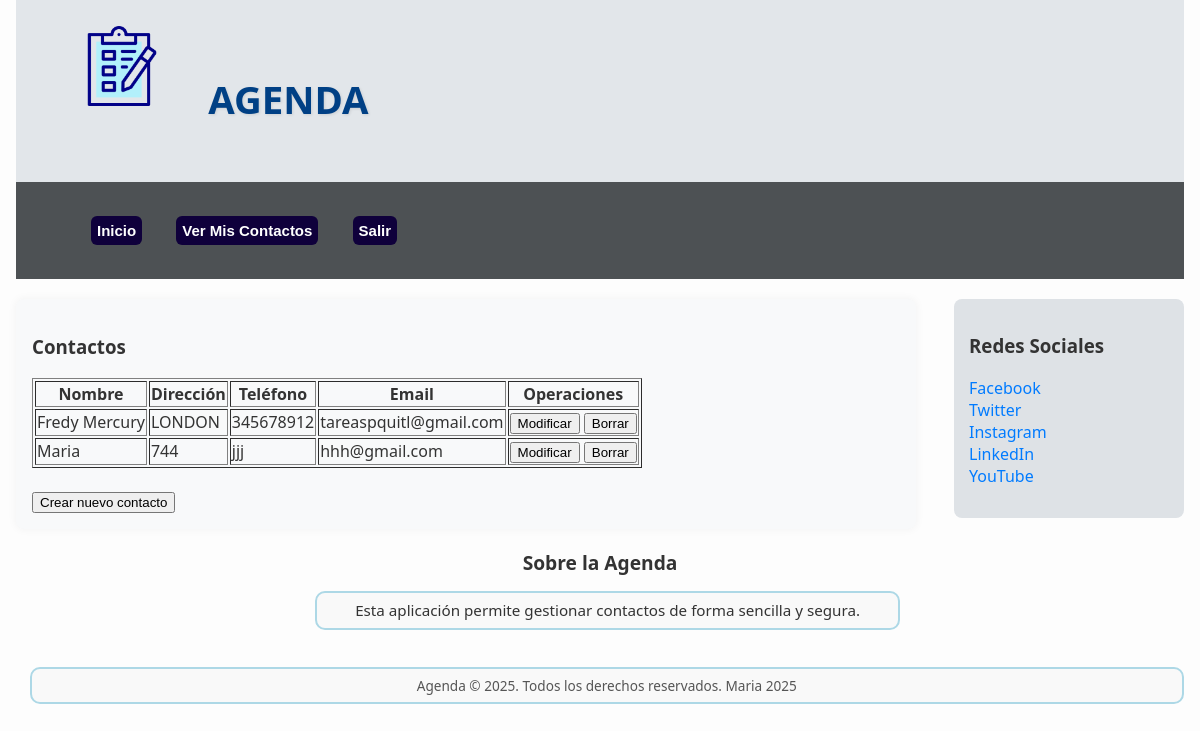
/tabcontactos.php (signed in), run on the app's committed database.
### tables this page shows
CREATE TABLE `contactos` (
  `id` int(11) NOT NULL,
  `nombre` varchar(40) NOT NULL,
  `direccion` varchar(40) NOT NULL,
  `telefono` varchar(40) NOT NULL,
  `email` varchar(40) NOT NULL,
  `idUsuarioP` varchar(11) NOT NULL
);

### modelo/Contacto.php (called while the page is built, shortened)
<?php
include_once("AccesoDatos.php");
class Contacto {
	private $id = 0;
	private $nombre = "";
	private $direccion = "";
	private $telefono = "";
	private $email = "";
	public function getId() {
		return $this->id;
	}
	public function getNombre() {
		return $this->nombre;
	}
	public function getDireccion() {
		return $this->direccion;
	}
	public function getTelefono() {
		return $this->telefono;
	}
	public function getEmail() {
		return $this->email;
	}
	public function buscarTodos($idUsuario = null) {
		$arrContactos = [];
		$oAD = new AccesoDatos();
		if ($oAD->conectar()) {
			try {
				$sql = "SELECT id, nombre, direccion, telefono, email, idUsuarioP FROM contactos";
				if ($idUsuario !== null) {
					$sql .= " WHERE idUsuarioP = " . intval($idUsuario);
				}
				$arrRS = $oAD->ejecutarConsulta($sql);
				if ($arrRS != null) {
					foreach ($arrRS as $fila) {
						$contacto = new Contacto();
						$contacto->id = $fila[0];
						$contacto->nombre = $fila[1];
						$contacto->direccion = $fila[2];
						$contacto->telefono = $fila[3];
						$contacto->email = $fila[4];
						$contacto->idu = $fila[5];
						$arrContactos[] = $contacto;
					}
				}
			} catch (Exception $e) {
				throw $e;
			}
		}
		return $arrContactos;
	}
}
?>

### modelo/AccesoDatos.php (called while the page is built, shortened)
<?php
class AccesoDatos {
	private $oConexion = null;
	function conectar() {
		$bRet = false;
		try {
			$this->oConexion = new PDO(
				"mysql:host=localhost;dbname=agendac", "root", "", array(PDO::MYSQL_ATTR_INIT_COMMAND => "SET NAMES 'UTF8'")
			);
			$bRet = true;
		} catch (Exception $e) {
			die("Error de conexión: " . $e->getMessage());
			throw $e;
		}
		return $bRet;
	}
	function desconectar() {
		$bRet = true;
		if ($this->oConexion != null) {
			$this->oConexion = null;
		}
		return $bRet;
	}
	function ejecutarConsulta($psConsulta) {
		$arrRS = null;
		$rst = null;
		$i = 0;
		$j = 0;
		try {
			$rst = $this->oConexion->query($psConsulta);
		} catch (Exception $e) {
			throw $e;
		}
		if ($rst) {
			foreach ($rst as $oLinea) {
				foreach ($oLinea as $llave => $sValCol) {
					if (is_string($llave)) {
						$arrRS[$i][$j] = $sValCol;
						$j++;
					}
				}
				$j = 0;
				$i++;
			}
		}
		return $arrRS;
	}
}
?>

### tabcontactos.php (the view, shortened to what this page needs)
<?php
include_once("modelo/Contacto.php");
$sErr = "";
$arrContactos = null;
$oContacto = new Contacto();
if (isset($_SESSION["usuario"])) {
    $idUsuario = $_SESSION["usuario"];
    $arrContactos = $oContacto->buscarTodos($idUsuario);
} else {
    $sErr = "Debe iniciar sesión";
}
if ($sErr == "") {
    include_once("menu.php");
} else {
    header("Location: error.php?sError=" . urlencode($sErr));
    exit();
}
?>
<section>
    <h3>Contactos</h3>
    <form name="formTablaGral" method="post" action="abcContacto.php">
        <table border="1">
            <tr>
                <th>Nombre</th>
                <th>Dirección</th>
                <th>Teléfono</th>
                <th>Email</th>
                <th>Operaciones</th>
            </tr>
            <?php
            if (!empty($arrContactos)) {
                foreach ($arrContactos as $contacto) {
                    ?>
                    <tr>
                        <td><?php echo $contacto->getNombre(); ?></td>
                        <td><?php echo $contacto->getDireccion(); ?></td>
                        <td><?php echo $contacto->getTelefono(); ?></td>
                        <td><?php echo $contacto->getEmail(); ?></td>
                        <td>
                            <button type="submit" onclick="document.formTablaGral.txtClave.value=<?php echo $contacto->getId(); ?>; document.formTablaGral.txtOpe.value='m';">Modificar</button>
                            <button type="button" onclick="confirmarEliminacion(<?php echo $contacto->getId(); ?>)">Borrar</button>
                        </td>
                    </tr>
                    <?php
                }
            } else {
                echo '<tr><td colspan="5">No hay contactos registrados</td></tr>';
            }
            ?>
        </table>
        <br>
        <input type="submit" value="Crear nuevo contacto" onclick="txtClave.value='-1'; txtOpe.value='a'">
    </form>
</section>

### css/estilo.css (style rules this page uses)
a:link { color: #007BFF; text-decoration: none; transition: color 0.3s ease; }
p { margin-left: 1em; margin-bottom: 0.5em; padding: 0.5em; border: 2px solid #add8e6; border-radius: 10px; background-color: #f9f9f9; transition: all 0.3s ease; }
body { font-family: 'Segoe UI', Tahoma, Geneva, Verdana, sans-serif; color: #333; background-color: #fdfdfd; margin: 0; padding: 0 1em; }
img, video, canvas { max-width: 100%; height: auto; }
header { padding: 1em; color: #004085; font-weight: bold; font-size: 1.6em; background-color: #e2e6ea; text-transform: uppercase; text-shadow: 1px 1px 3px rgba(0, 0, 0, 0.1); }
figure.logo { display: inline; }
img.logo { width: 80px; height: 80px; }
aside { float: right; width: 200px; margin: 20px 0; padding: 15px; background: #dee2e6; border-radius: 8px; }
section { float: left; width: calc(100% - 300px); margin: 20px 20px 20px 0; padding: 1em; background-color: #f8f9fa; border-radius: 8px; box-shadow: 0 0 10px rgba(0, 0, 0, 0.05); }
footer .contenedor { padding: 1em; text-align: center; }
footer .nosotros { max-width: 600px; margin: 0 auto; }
footer .nosotros h2 { font-size: 1.2em; margin-bottom: 0.5em; }
footer .nosotros p { font-size: 0.95em; color: #333; }
footer p.copyright { text-align: center; margin-top: 1em; font-size: 0.85em; color: #555; }
#titPral { display: inline-block; vertical-align: middle; }

### data on the page
contactos: nombre "Fredy Mercury", direccion "LONDON", telefono "345678912", email "tareaspquitl@gmail.com", $contacto->getId() 4 (drawn)
contactos: nombre "Maria", direccion "744", telefono "jjj", email "hhh@gmail.com", $contacto->getId() 19 (drawn)
